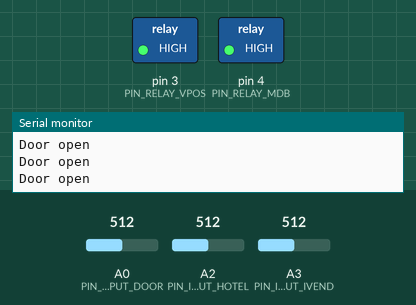
Bench run of a sketch on a simulated Arduino Uno, built with avr-gcc and run on an emulated ATmega328P. Parts: switched loads named in the sketch (green lamp = pin HIGH), the last lines printed to the serial monitor. The inputs (shaded band) are chosen by the test bench; at power-on: A0 (PIN_INPUT_DOOR) = 512, A2 (PIN_INPUT_HOTEL) = 512, A3 (PIN_INPUT_IVEND) = 512.

Above: at 1.2 s.
1.3 s: A0 (PIN_INPUT_DOOR) set to 988
2.8 s: A0 (PIN_INPUT_DOOR) set to 1011
At 3.5 s:
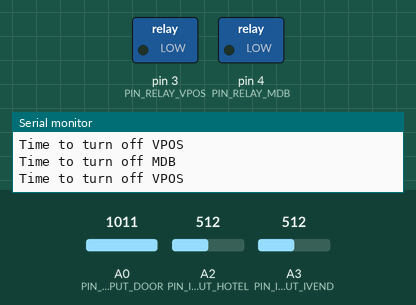
4.3 s: A0 (PIN_INPUT_DOOR) set to 990
At 5.1 s:
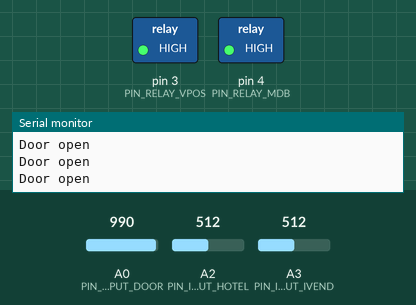
5.9 s: A0 (PIN_INPUT_DOOR) set to 1010
At 6.6 s:
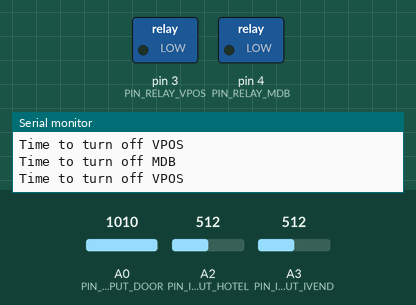
7.5 s: A2 (PIN_INPUT_HOTEL) set to 489
At 8.2 s:
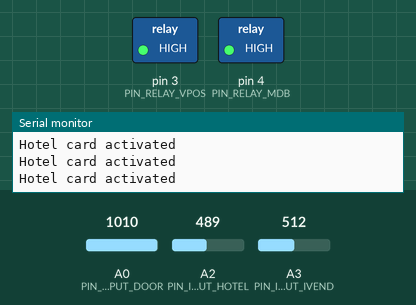
Timing chart, 0 to 10.5 s (numbered marks = the images above; inputs shaded):
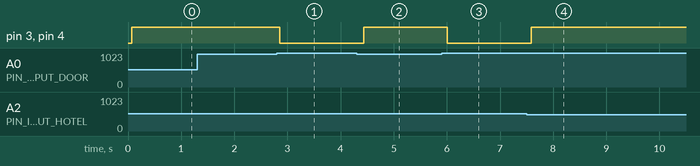

The sketch:

Hotel_swipe_card_v1.ino
```cpp
/*
  Hotel swipe card system for BV3/BV5.
  Alex Farrell - September 2018

  This system is designed to allow a machine in a hotel to be fitted with a
  door key reader than is used to enable payment systems in the machine when
  presented.

  The payment systems remain active until a timer expires, or something
  (presumably a product) passes through the I-vend sensor at the top of the
  collection bin.

  If the door is open, the system is overridden and everything is turned on.

  Note that this can be used as a partial system - i.e. it can be used only to
  switch MDB, only to switch VPOS, or both. There is no reconfiguration or
  coding needed to achieve this.
*/

// Which digital pin is the relay controlling VPOS power connected to?
#define PIN_RELAY_VPOS 3

// Which digital pin is the relay controlling MDB power connected to?
#define PIN_RELAY_MDB 4

// Which analog pin is the I-vend sensor connected to (active low)
#define PIN_INPUT_IVEND A3

// Which analog pin is the door switch connected to (active low)
#define PIN_INPUT_DOOR A0

// Which analog pin is the hotel swipe card relay connected to (active low)?
#define PIN_INPUT_HOTEL A2

// How long should we wait after the I-vend sensor is tripped to turn off the
// MDB power? You need to allow time for the coin mech to give change. Time in
// milliseconds
#define DELAY_MDB 5000

// How long should we wait after the system has been activated before
// automatically switching everything off again? Time in milliseconds
#define DELAY_OFF 120000

/* Don't edit below here */
static unsigned long off_time_mdb = 0;
static unsigned long off_time_vpos = 0;

void setup(void);
void loop(void);

void setup() {
  // Configure the output pins
  pinMode(PIN_RELAY_VPOS, OUTPUT);
  pinMode(PIN_RELAY_MDB, OUTPUT);

  pinMode(PIN_INPUT_DOOR, INPUT_PULLUP);
  pinMode(PIN_INPUT_HOTEL, INPUT_PULLUP);
  pinMode(PIN_INPUT_IVEND, INPUT);

  Serial.begin(9600);
}

void loop() {
  /* Basic hysteresys for the door switch. Not pretty, but does the job.
     Ideally we would want to use a pullup here, but we are trying to keep
     the part count as low as possible to simplify the build, as it is being
     made in a poorly equipped (for electronics) workshop. In this case, we
     sample the input a few times to distinguish between noise and something
     (i.e. the door switch) actually pulling the input to ground.
  */
  int dt1 = analogRead(PIN_INPUT_DOOR);
  delay(10);
  int dt2 = analogRead(PIN_INPUT_DOOR);
  delay(10);
  int dt3 = analogRead(PIN_INPUT_DOOR);
  delay(10);
  int dt4 = analogRead(PIN_INPUT_DOOR);
  delay(10);
  int dt5 = analogRead(PIN_INPUT_DOOR);
  delay(10);
  int dt6 = analogRead(PIN_INPUT_DOOR);
  delay(10);
  int dt7 = analogRead(PIN_INPUT_DOOR);
  delay(10);
  int dt8 = analogRead(PIN_INPUT_DOOR);
  int dtavg = (dt1 + dt2 + dt3 + dt4 + dt5 + dt6 + dt7 + dt8) / 8;

  // If the door is open, turn everything on
  if (dtavg < 1000) {
    Serial.println("Door open");
    digitalWrite(PIN_RELAY_VPOS, HIGH);
    digitalWrite(PIN_RELAY_MDB, HIGH);
  // If the door is closed, use the normal logic (timer/ivend)
  } else {
    // If the hotel swipe card is activated..
    if (analogRead(PIN_INPUT_HOTEL) < 500) {
      Serial.println("Hotel card activated");
      // Set the timers to turn payment systems off
      off_time_mdb = millis() + DELAY_OFF;
      off_time_vpos = millis() + DELAY_OFF;
      // Turn the payment systems on
      digitalWrite(PIN_RELAY_VPOS, HIGH);
      digitalWrite(PIN_RELAY_MDB, HIGH);
    // If the i-vend sensor is triggered..
    } else if ((analogRead(PIN_INPUT_IVEND) < 500) && (dtavg > 1000)) {
      Serial.println("I-vend triggered");
      /* Set the VPOS to turn off now, and MDB to turn off after a delay (to
         allow the coin mech time to give change)
      */
      off_time_mdb = millis() + DELAY_MDB;
      off_time_vpos = millis();
    }

    /* Check the MDB and VPOS off timers (accounting for millis() rollover).
       If the respective timer has expired, turn off that relay.
    */
    if ((long)(millis() - off_time_mdb) >= 0) {
      Serial.println("Time to turn off MDB");
      digitalWrite(PIN_RELAY_MDB, LOW);
    }
    if ((long)(millis() - off_time_vpos) >= 0) {
      Serial.println("Time to turn off VPOS");
      digitalWrite(PIN_RELAY_VPOS, LOW);
    }

  }
  delay(50);
}
```

Measured:
- the behaviour switches between 999 and 1000 on A0 (PIN_INPUT_DOOR) (found by bisection; images 0 and 1)
- the behaviour switches between 500 and 499 on A2 (PIN_INPUT_HOTEL) (found by bisection; images 3 and 4)
- after the input at 2.8 s, pin 3 (PIN_RELAY_VPOS), pin 4 (PIN_RELAY_MDB): HIGH → LOW after 0.05 s
- after the input at 4.3 s, pin 3 (PIN_RELAY_VPOS), pin 4 (PIN_RELAY_MDB): LOW → HIGH after 0.13 s
- after the input at 5.9 s, pin 3 (PIN_RELAY_VPOS), pin 4 (PIN_RELAY_MDB): HIGH → LOW after 0.11 s
- after the input at 7.5 s, pin 3 (PIN_RELAY_VPOS), pin 4 (PIN_RELAY_MDB): LOW → HIGH after 0.09 s
